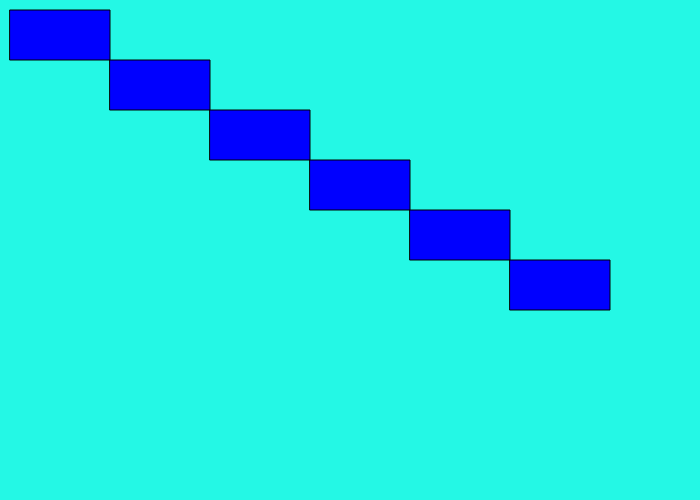
Frame 1 (no input)
Frame 60 (no input): identical to frame 1, image omitted
Frame 120 (the mouse pressed at the canvas centre since frame 60): identical to frame 1, image omitted

The p5.js sketch that drew this single still picture (run headless with seeded random() and noise() and a simulated clock; from frame 60 on, the mouse is pressed at the canvas centre):

// p5.js sketch
// ── sketch.js
function setup()
{
  //create a drawing service 700px wide, 500px tall
  createCanvas(700,500);

}

function draw()
{
  //create a background using RGB values
  background(36,248,229)

  // change the paint brush to a specific color according to RGB values
  fill(0,0,255);

  // create a rectangle at x,y coordinates 10,10 with length x height at 100 x 50
  rect(10,10,100,50);
  rect(110,60,100,50);
  rect(210,110,100,50);
  rect(310,160,100,50);
  rect(410,210,100,50);
  rect(510,260,100,50);

}
